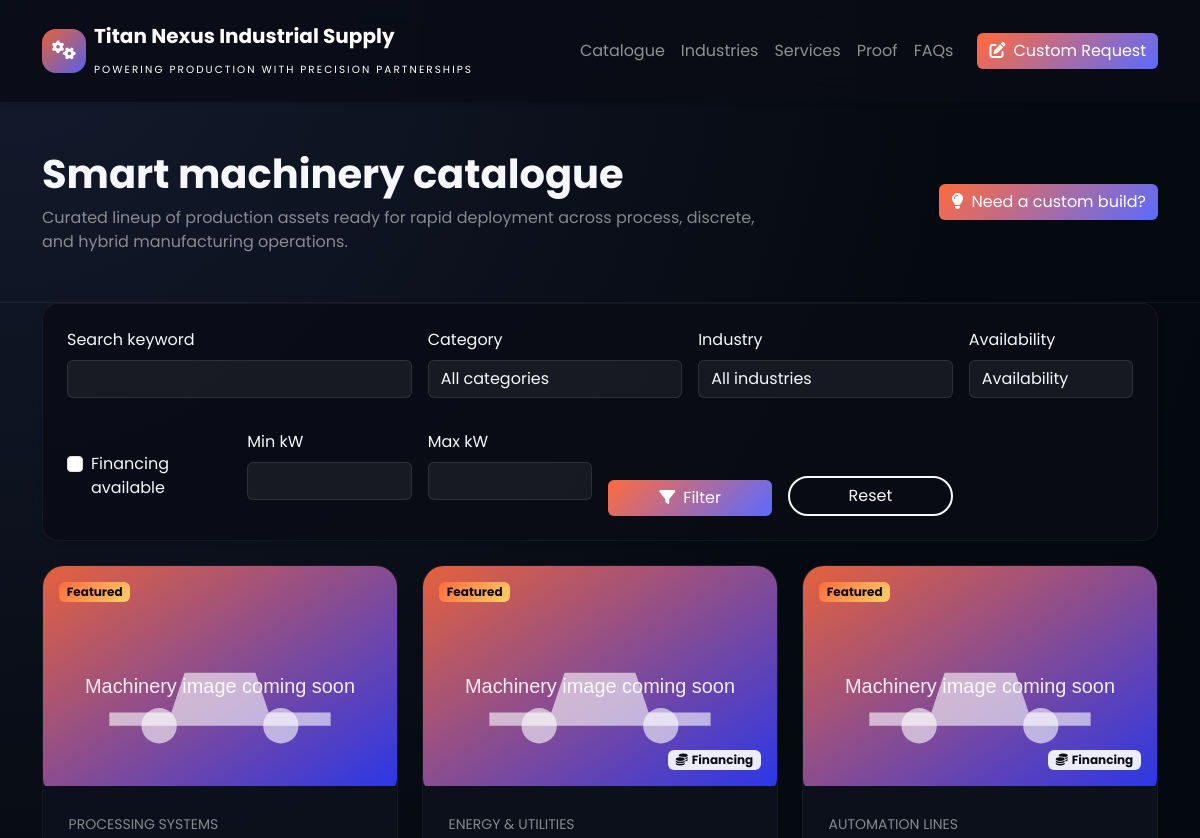
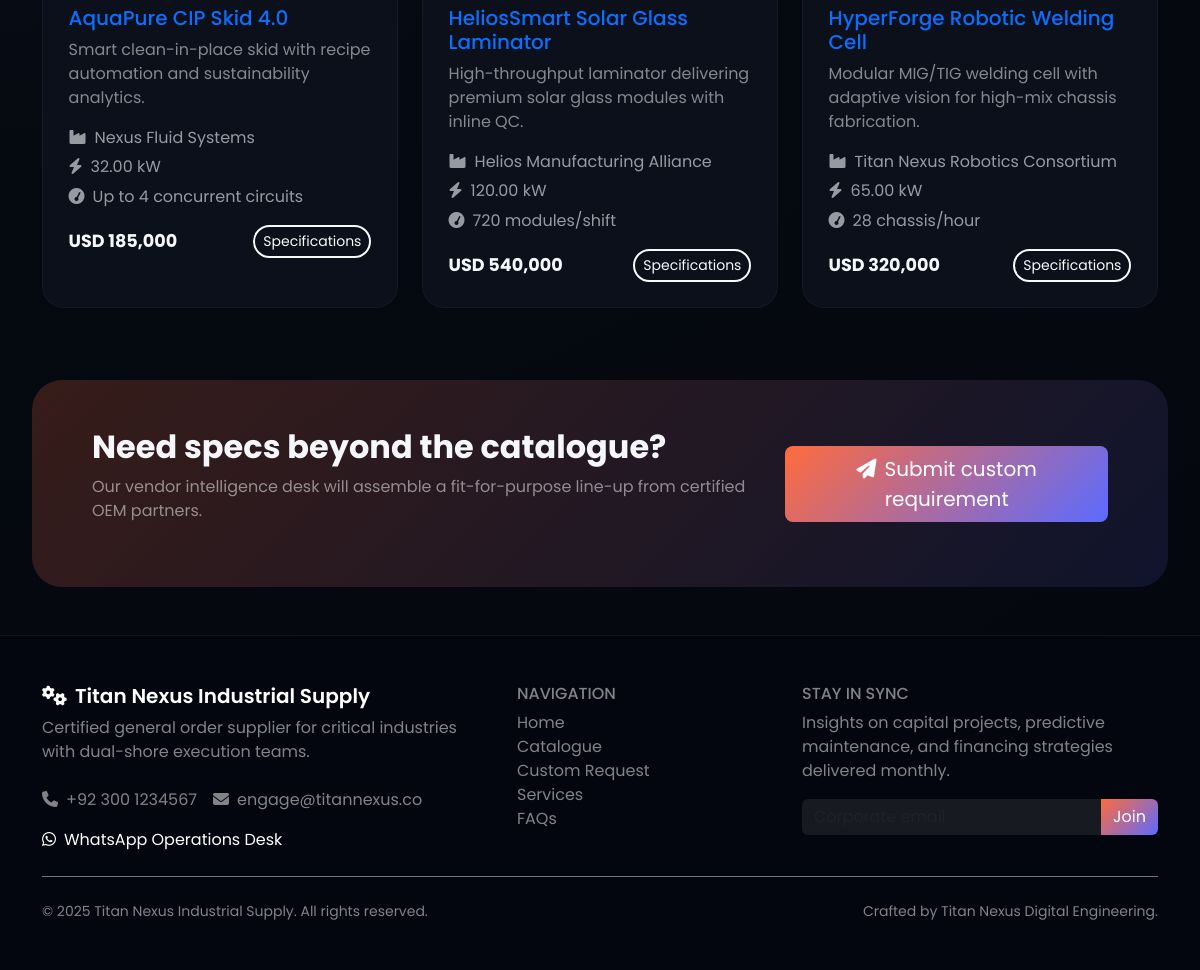
/catalogue/, run on the app's committed database (2 pictures, top to bottom).
### portal/models.py (models this page shows, shortened)
class SingletonModel(models.Model):
    class Meta:
        abstract = True
    @classmethod
    def load(cls):
        obj, _ = cls.objects.get_or_create(pk=1)
        return obj

class SiteSettings(SingletonModel):
    business_name = models.CharField(max_length=120, default='Titan Nexus Industrial Supply')
    tagline = models.CharField(max_length=160, blank=True, default='Powering production with precision partnerships.')
    hero_title = models.CharField(max_length=200, default='Heavy Machinery, Delivered with Intelligence')
    hero_subtitle = models.TextField(blank=True, default='From turnkey fabrication lines to bespoke automation, we orchestrate the machinery supply chain for world-class manufacturers.')
    primary_cta_label = models.CharField(max_length=80, default='Explore Catalogue')
    primary_cta_link = models.CharField(max_length=200, default='/catalogue/')
    secondary_cta_label = models.CharField(max_length=80, blank=True, default='Request Custom Build')
    secondary_cta_link = models.CharField(max_length=200, blank=True, default='/custom-request/')
    hero_background = models.ImageField(upload_to='hero/', blank=True, null=True)
    about_title = models.CharField(max_length=150, default='Engineering Procurement Reinvented')
    about_body = models.TextField(blank=True)
    experience_highlight = models.CharField(max_length=255, blank=True, default='Global supplier network across 18 countries with ISO-compliant partner factories.')
    experience_years = models.PositiveIntegerField(default=18)
    machines_deployed = models.PositiveIntegerField(default=450)
    uptime_commitment = models.CharField(max_length=120, default='99.2% fleet uptime guarantee')
    response_time = models.CharField(max_length=120, default='Quote turnaround in under 24 hours')
    contact_email = models.EmailField(blank=True)
    contact_phone = models.CharField(max_length=50, blank=True)
    whatsapp_link = models.URLField(blank=True)
    operation_regions = models.CharField(max_length=180, blank=True, help_text='Comma separated list of primary regions served.')
    support_hours = models.CharField(max_length=120, blank=True, default='Global support 24/7')
    newsletter_blurb = models.CharField(max_length=255, blank=True)
    promo_video_url = models.URLField(blank=True)
    footer_statement = models.CharField(max_length=200, blank=True, default='Certified general order supplier serving heavy industry since 2006.')
    created_at = models.DateTimeField(auto_now_add=True)
    updated_at = models.DateTimeField(auto_now=True)
    class Meta:
        verbose_name = 'Site settings'

class Machine(models.Model):
    AVAILABILITY_CHOICES = [
        ('in_stock', 'In Stock'),
        ('back_order', 'Backorder'),
        ('custom_build', 'Custom Build'),
    ]
    public_id = models.CharField(max_length=20, unique=True, default=generate_machine_code, editable=False)
    name = models.CharField(max_length=150)
    slug = models.SlugField(unique=True, blank=True)
    category = models.ForeignKey(Category, related_name='machines', on_delete=models.CASCADE)
    industries = models.ManyToManyField(Industry, related_name='machines', blank=True)
    short_description = models.CharField(max_length=255)
    description = models.TextField()
    key_features = models.TextField(blank=True, help_text='Use bullet points separated by new lines.')
    model_number = models.CharField(max_length=80, blank=True)
    manufacturer = models.CharField(max_length=120, blank=True)
    power_rating_kw = models.DecimalField(max_digits=7, decimal_places=2, blank=True, null=True, help_text='Kilowatt rating if applicable.')
    capacity_output = models.CharField(max_length=120, blank=True, help_text='e.g. 5,000 bottles/hr or 40 TPH')
    price_from = models.DecimalField(max_digits=12, decimal_places=2, blank=True, null=True)
    currency = models.CharField(max_length=5, default='USD')
    lead_time_weeks = models.PositiveIntegerField(default=8)
    warranty_months = models.PositiveIntegerField(default=12)
    availability_status = models.CharField(max_length=20, choices=AVAILABILITY_CHOICES, default='in_stock')
    highlight_text = models.CharField(max_length=120, blank=True)
    hero_image = models.ImageField(upload_to='machines/hero/', blank=True, null=True)
    brochure = models.FileField(upload_to='machines/brochures/', blank=True, null=True)
    video_url = models.URLField(blank=True)
    is_featured = models.BooleanField(default=False)
    financing_available = models.BooleanField(default=False)
    created_at = models.DateTimeField(auto_now_add=True)
    updated_at = models.DateTimeField(auto_now=True)
    class Meta:
        ordering = ['name']
    def get_absolute_url(self):
        return reverse('portal:machine_detail', args=[self.slug])
    @property
    def from_price_display(self):
        if self.price_from is None:
            return 'On Request'
        value = self.price_from
        integral = value == value.to_integral_value()
        amount = f"{value:,.0f}" if integral else f"{value:,.2f}"
        return f"{self.currency} {amount}"

class Category(models.Model):
    name = models.CharField(max_length=120)
    slug = models.SlugField(unique=True, blank=True)
    description = models.TextField(blank=True)
    icon = models.CharField(max_length=60, blank=True)
    display_order = models.PositiveIntegerField(default=0)
    class Meta:
        ordering = ['display_order', 'name']
        verbose_name_plural = 'Categories'
    def __str__(self):
        return self.name

### portal/views.py (the view, shortened to what this page needs)
# urls.py: path('catalogue/', views.MachineListView.as_view(), name='machine_list'),
class MachineListView(ListView):
    model = Machine
    template_name = 'portal/machine_list.html'
    context_object_name = 'machines'
    paginate_by = 9
    def get_queryset(self):
        queryset = (
            Machine.objects.all()
            .select_related('category')
            .prefetch_related('industries')
        )
        form = self.filter_form
        return queryset.order_by('-is_featured', 'name')
    @property
    def filter_form(self):
        if not hasattr(self, '_filter_form'):
            self._filter_form = MachineFilterForm(self.request.GET or None)
        return self._filter_form
    def get_context_data(self, **kwargs):
        context = super().get_context_data(**kwargs)
        context['filter_form'] = self.filter_form
        context['settings'] = SiteSettings.load()
        context['custom_request_form'] = CustomRequestForm()
        querydict = self.request.GET.copy()
        querydict.pop('page', None)
        context['querystring'] = querydict.urlencode()
        return context

### templates/portal/machine_list.html (shortened to what this page needs)
{% extends 'base.html' %}
{% load static %}
{% load crispy_forms_tags %}
{% block body %}
{% include 'includes/navbar.html' %}
<section class="catalogue-hero py-5">
    <div class="container">
        <div class="row align-items-center gy-3">
            <div class="col-lg-8">
                <h1 class="fw-bold">Smart machinery catalogue</h1>
                <p class="text-white-50 mb-0">Curated lineup of production assets ready for rapid deployment across process, discrete, and hybrid manufacturing operations.</p>
            </div>
            <div class="col-lg-4 text-lg-end">
                <a class="btn btn-gradient" href="{% url 'portal:custom_request' %}"><i class="fa-solid fa-lightbulb me-2"></i>Need a custom build?</a>
            </div>
        </div>
    </div>
</section>
<section class="catalogue-section pb-5">
    <div class="container">
        <form method="get" class="filter-form shadow-sm p-4 rounded-4 mb-4">
            <div class="row g-3 align-items-end">
                <div class="col-md-4">{{ filter_form.search|as_crispy_field }}</div>
                <div class="col-md-3">{{ filter_form.category|as_crispy_field }}</div>
                <div class="col-md-3">{{ filter_form.industry|as_crispy_field }}</div>
                <div class="col-md-2">{{ filter_form.availability|as_crispy_field }}</div>
                <div class="col-md-2">{{ filter_form.financing|as_crispy_field }}</div>
                <div class="col-md-2">{{ filter_form.power_min|as_crispy_field }}</div>
                <div class="col-md-2">{{ filter_form.power_max|as_crispy_field }}</div>
                <div class="col-md-2">
                    <button class="btn btn-gradient w-100" type="submit"><i class="fa-solid fa-filter me-2"></i>Filter</button>
                </div>
                <div class="col-md-2">
                    <a class="btn btn-outline-light w-100" href="{% url 'portal:machine_list' %}">Reset</a>
                </div>
            </div>
        </form>
        <div class="row gy-4">
            {% for machine in machines %}
            <div class="col-md-6 col-xl-4">
                <div class="machine-card h-100">
                    <div class="machine-image">
                        {% if machine.hero_image %}
                        <img src="{{ machine.hero_image.url }}" alt="{{ machine.name }}" class="img-fluid">
                        {% else %}
                        <img src="{% static 'images/placeholder-machine.svg' %}" alt="{{ machine.name }}" class="img-fluid">
                        {% endif %}
                        {% if machine.is_featured %}<span class="badge highlight">Featured</span>{% endif %}
                        {% if machine.financing_available %}<span class="badge financing"><i class="fa-solid fa-coins me-1"></i>Financing</span>{% endif %}
                    </div>
                    <div class="machine-body">
                        <span class="text-uppercase small text-white-50">{{ machine.category.name }}</span>
                        <h5 class="mt-2"><a href="{{ machine.get_absolute_url }}">{{ machine.name }}</a></h5>
                        <p class="text-white-50">{{ machine.short_description|truncatewords:22 }}</p>
                        <ul class="spec-list">
                            {% if machine.manufacturer %}<li><i class="fa-solid fa-industry me-2"></i>{{ machine.manufacturer }}</li>{% endif %}
                            {% if machine.power_rating_kw %}<li><i class="fa-solid fa-bolt me-2"></i>{{ machine.power_rating_kw }} kW</li>{% endif %}
                            {% if machine.capacity_output %}<li><i class="fa-solid fa-gauge-simple-high me-2"></i>{{ machine.capacity_output }}</li>{% endif %}
                        </ul>
                        <div class="d-flex justify-content-between align-items-center mt-3">
                            <span class="price-tag">{{ machine.from_price_display }}</span>
                            <a class="btn btn-sm btn-outline-light" href="{{ machine.get_absolute_url }}">Specifications</a>
                        </div>
                    </div>
                </div>
            </div>
            {% empty %}
            <div class="col-12 text-center text-white-50">
                No machines match your filters. Submit a custom request and we will curate options for you.
            </div>
            {% endfor %}
        </div>
    </div>
</section>
<section class="cta-section py-5">
    <div class="container">
        <div class="row align-items-center gy-4">
            <div class="col-lg-8">
                <h2 class="fw-bold">Need specs beyond the catalogue?</h2>
                <p class="text-white-50">Our vendor intelligence desk will assemble a fit-for-purpose line-up from certified OEM partners.</p>
            </div>
            <div class="col-lg-4 text-lg-end">
                <a class="btn btn-gradient btn-lg" href="{% url 'portal:custom_request' %}"><i class="fa-solid fa-paper-plane me-2"></i>Submit custom requirement</a>
            </div>
        </div>
    </div>
</section>
{% include 'includes/footer.html' %}
{% endblock %}

### templates/base.html (shortened to what this page needs)
{% load static %}
<!DOCTYPE html>
<html lang="en">
<head>
    <link href="https://cdn.jsdelivr.net/npm/bootstrap@5.3.3/dist/css/bootstrap.min.css" rel="stylesheet">
    <link rel="stylesheet" href="https://cdnjs.cloudflare.com/ajax/libs/font-awesome/6.5.1/css/all.min.css" />
    <link rel="stylesheet" href="{% static 'css/main.css' %}">
</head>
<body>
    {% block body %}{% endblock %}
</body>
</html>

### templates/includes/navbar.html (shortened to what this page needs)
<nav class="navbar navbar-expand-lg navbar-dark tnx-navbar shadow-sm py-3">
    <div class="container">
        <a class="navbar-brand d-flex align-items-center" href="/">
            <span class="logo-mark me-2">
                <i class="fa-solid fa-gears"></i>
            </span>
            <div>
                <span class="fw-bold">{{ settings.business_name }}</span><br>
                <small class="tagline text-uppercase">{{ settings.tagline }}</small>
            </div>
        </a>
        <div class="collapse navbar-collapse" id="mainNavbar">
            <ul class="navbar-nav ms-auto mb-2 mb-lg-0 align-items-lg-center">
                <li class="nav-item"><a class="nav-link" href="/#featured">Catalogue</a></li>
                <li class="nav-item"><a class="nav-link" href="/#industries">Industries</a></li>
                <li class="nav-item"><a class="nav-link" href="/#services">Services</a></li>
                <li class="nav-item"><a class="nav-link" href="/#testimonials">Proof</a></li>
                <li class="nav-item"><a class="nav-link" href="/#faqs">FAQs</a></li>
                <li class="nav-item ms-lg-3 mt-3 mt-lg-0">
                    <a class="btn btn-gradient" href="{% url 'portal:custom_request' %}"><i class="fa-solid fa-pen-to-square me-2"></i>Custom Request</a>
                </li>
            </ul>
        </div>
    </div>
</nav>

### templates/includes/footer.html
<footer class="tnx-footer py-5 mt-5">
    <div class="container">
        <div class="row gy-4">
            <div class="col-md-5">
                <h5 class="fw-semibold text-white d-flex align-items-center"><span class="logo-mark me-2"><i class="fa-solid fa-gears"></i></span>{{ settings.business_name }}</h5>
                <p class="text-white-50 mb-4">{{ settings.footer_statement }}</p>
                <div class="d-flex gap-3 text-white-50">
                    {% if settings.contact_phone %}<span><i class="fa-solid fa-phone me-2"></i>{{ settings.contact_phone }}</span>{% endif %}
                    {% if settings.contact_email %}<span><i class="fa-solid fa-envelope me-2"></i>{{ settings.contact_email }}</span>{% endif %}
                </div>
                {% if settings.whatsapp_link %}
                <div class="mt-3">
                    <a class="text-white" href="{{ settings.whatsapp_link }}" target="_blank" rel="noopener"><i class="fa-brands fa-whatsapp me-2"></i>WhatsApp Operations Desk</a>
                </div>
                {% endif %}
            </div>
            <div class="col-md-3">
                <h6 class="text-uppercase text-white-50">Navigation</h6>
                <ul class="list-unstyled text-white-50">
                    <li><a class="text-white-50" href="/">Home</a></li>
                    <li><a class="text-white-50" href="{% url 'portal:machine_list' %}">Catalogue</a></li>
                    <li><a class="text-white-50" href="{% url 'portal:custom_request' %}">Custom Request</a></li>
                    <li><a class="text-white-50" href="/#services">Services</a></li>
                    <li><a class="text-white-50" href="/#faqs">FAQs</a></li>
                </ul>
            </div>
            <div class="col-md-4">
                <h6 class="text-uppercase text-white-50">Stay in sync</h6>
                <p class="text-white-50">{{ settings.newsletter_blurb|default:'Get monthly insights on sourcing automation, uptime engineering, and capital procurement best practices.' }}</p>
                <form class="newsletter-form" action="#" method="post" onsubmit="event.preventDefault(); alert('Subscribed! Our team will get in touch shortly.');">
                    <div class="input-group">
                        <input type="email" class="form-control" placeholder="Corporate email" required>
                        <button class="btn btn-gradient" type="submit">Join</button>
                    </div>
                </form>
            </div>
        </div>
        <div class="border-top border-secondary mt-4 pt-4 d-flex flex-column flex-md-row justify-content-between align-items-center text-white-50 small">
            <span>© <span data-current-year></span> {{ settings.business_name }}. All rights reserved.</span>
            <span>Crafted by Titan Nexus Digital Engineering.</span>
        </div>
    </div>
</footer>

### data on the page
SiteSettings: business_name "Titan Nexus Industrial Supply", tagline "POWERING PRODUCTION WITH PRECISION PARTNERSHIPS", footer_statement "Certified general order supplier for critical industries with dual-shore execution teams.", contact_phone "+92 300 1234567", contact_email "engage@titannexus.co", newsletter_blurb "Insights on capital projects, predictive maintenance, and financing strategies delivered monthly."
Machine: is_featured "Featured", category.name "PROCESSING SYSTEMS", name "AquaPure CIP Skid 4.0", short_description "Smart clean-in-place skid with recipe automation and sustainability analytics.", manufacturer "Nexus Fluid Systems", power_rating_kw "32.00", capacity_output "Up to 4 concurrent circuits", from_price_display "USD 185,000"
Machine: is_featured "Featured", financing_available True (drawn), category.name "ENERGY & UTILITIES", name "HeliosSmart Solar Glass Laminator", short_description "High-throughput laminator delivering premium solar glass modules with inline QC.", manufacturer "Helios Manufacturing Alliance", power_rating_kw "120.00", capacity_output "720 modules/shift", from_price_display "USD 540,000"
Machine: is_featured "Featured", financing_available True (drawn), category.name "AUTOMATION LINES", name "HyperForge Robotic Welding Cell", short_description "Modular MIG/TIG welding cell with adaptive vision for high-mix chassis fabrication.", manufacturer "Titan Nexus Robotics Consortium", power_rating_kw "65.00", capacity_output "28 chassis/hour", from_price_display "USD 320,000"
